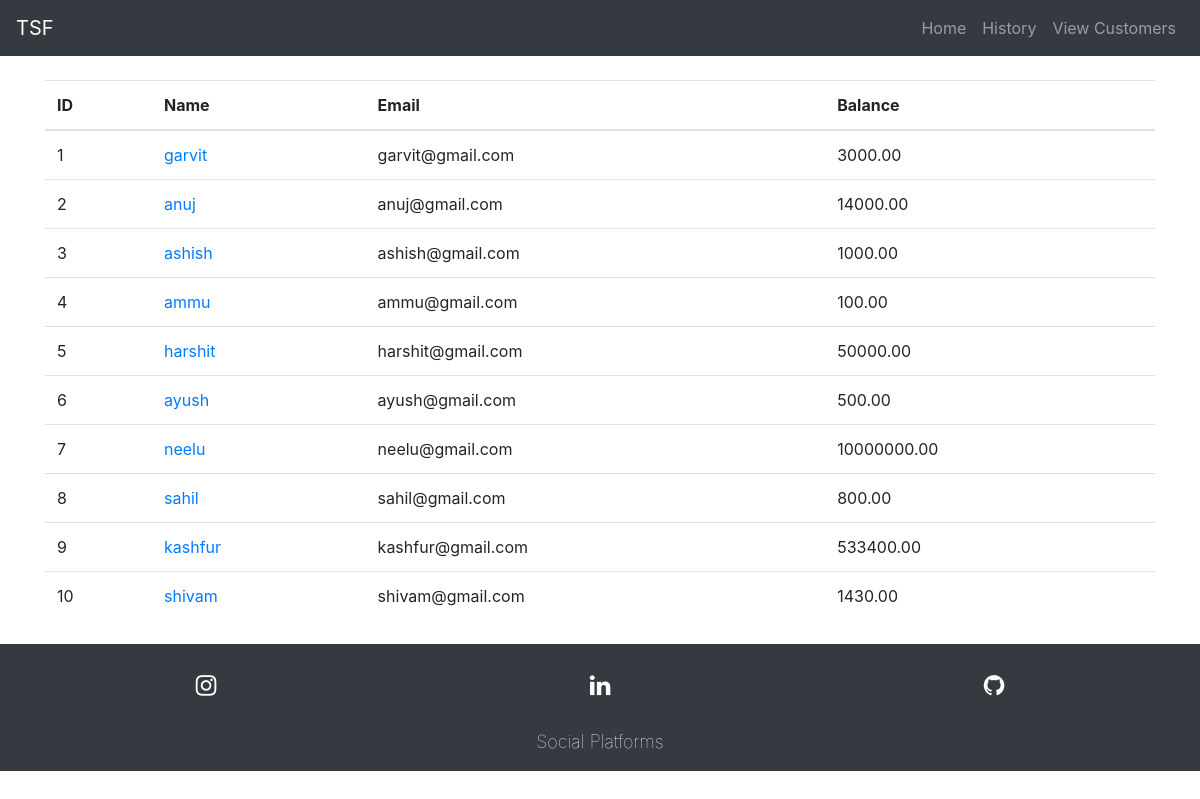
The page /customers.php on the database its author committed.
### tables this page shows
CREATE TABLE `customer` (
  `ID` int(255) NOT NULL,
  `Name` varchar(255) NOT NULL,
  `Email` varchar(255) NOT NULL,
  `Balance` decimal(10,2) NOT NULL
);

### functions.php (the view, shortened to what this page needs)
<?php
$conn = mysqli_connect("localhost","root","","tsfbank");
function get_customer(){
    global $conn;
    $get="SELECT * FROM customer";
    $result=mysqli_query($conn, $get) or die(mysqli_error($conn));
    While($set=mysqli_fetch_array($result)){
            $customer_ID=$set['ID'];
            $customer_Name = $set['Name'];
            $customer_Email = $set['Email'];
            $customer_Balance = $set['Balance'];
            echo
      "<tr>
            <td>$customer_ID</td>
            <td><a href='details.php?customer_id=$customer_ID'>$customer_Name</a></td>
            <td>$customer_Email </td>
            <td>$customer_Balance </td>
            </tr>
    ";
        }
    }
    ?>

### customers.php (shortened to what this page needs)
<!doctype html>
<html lang="en">
<?php
    include("functions.php");
  ?>
<head>
  <link rel="stylesheet" href="https://maxcdn.bootstrapcdn.com/bootstrap/4.5.2/css/bootstrap.min.css">
    <link rel="stylesheet" href="https://cdnjs.cloudflare.com/ajax/libs/font-awesome/4.7.0/css/font-awesome.min.css">
    <link rel="stylesheet" type="text/css" href="css/style.css">
</head>
<body>
<nav class="navbar navbar-expand-lg navbar-dark bg-dark">
  <a class="navbar-brand" href="#">TSF</a>
  <div class="collapse navbar-collapse" id="navbarSupportedContent">
    <ul class="navbar-nav ml-auto">
    <li class="nav-item">
        <a class="nav-link" href="index.php">Home </a>
      </li>
      <li class="nav-item">
        <a class="nav-link" href="history.php">History </a>
      </li>
      <li class="nav-item">
        <a class="nav-link" href="customers.php">View Customers </a>
      </li>
    </ul>
  </div>
</nav>
    <br>
    <div class="container">
            <table class="table table-hover">
                <thead>
                    <tr>
                        <th scope="col">ID </th>
                        <th scope="col">Name </th>
                        <th scope="col">Email </th>
                        <th scope="col">Balance </th>
                    </tr>
                </thead>
                <tbody>
                    <?php
                        get_customer();
                    ?>
                </tbody>
            </table>
        </div>
        <footer>
    <div class="row p-4 bg-dark">
    <div class="col-lg-4 col-md-4 col-sm-4 c">
        <a href="https://www.instagram.com/__garvit__chauhan__/"><i class="fa fa-instagram" aria-hidden="true" ></i></a>
      </div>
      <div class="col-lg-4 col-md-4 col-sm-4 c">
        <a href="https://www.linkedin.com/in/garvit-chauhan-a26295200"><i class="fa fa-linkedin" aria-hidden="true"></i></a>
      </div>
      <div class="col-lg-4 col-md-4 col-sm-4 c">
        <a href="https://github.com/Xerexgarvit"><i class="fa fa-github" aria-hidden="true"></i></a>
      </div>
    </div>
      <div>
        <div class="container-fluid bg-dark social">
        Social Platforms
        </div>
      </div>
  </footer>
</body>
</html>

### css/style.css (style rules this page uses)
* { margin: 0; padding: 0; box-sizing: border-box; }
body { overflow-x: hidden; }
footer { margin-top:3vh; }
.c { text-align:center; }
footer a { color: white; text-anchor:center; padding: auto; font-size:x-large; }
.social { text-align:center; color:white; font-weight:100; font-size:large; padding-bottom: 2vh; }

### rows shown on the page
customer: ID "1", Name "garvit", Email "garvit@gmail.com", Balance "3000.00"
customer: ID "2", Name "anuj", Email "anuj@gmail.com", Balance "14000.00"
customer: ID "3", Name "ashish", Email "ashish@gmail.com", Balance "1000.00"
customer: ID "4", Name "ammu", Email "ammu@gmail.com", Balance "100.00"
customer: ID "5", Name "harshit", Email "harshit@gmail.com", Balance "50000.00"
customer: ID "6", Name "ayush", Email "ayush@gmail.com", Balance "500.00"
customer: ID "7", Name "neelu", Email "neelu@gmail.com", Balance "10000000.00"
customer: ID "8", Name "sahil", Email "sahil@gmail.com", Balance "800.00"
customer: ID "9", Name "kashfur", Email "kashfur@gmail.com", Balance "533400.00"
customer: ID "10", Name "shivam", Email "shivam@gmail.com", Balance "1430.00"
